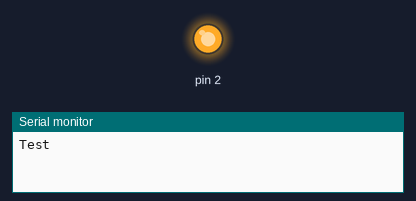
Simulated run of this sketch. Board: Arduino Uno, built with avr-gcc and run on an emulated ATmega328P. Parts: output pins drawn as LEDs (lit = HIGH), the last lines printed to the serial monitor.

Above: at 0.15 s.
At 35.8 s:
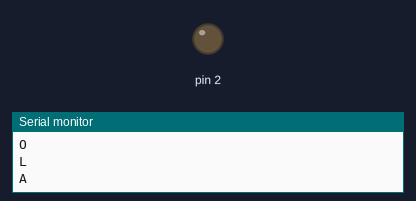
Timing chart, 0 to 36.9 s (numbered marks = the images above):
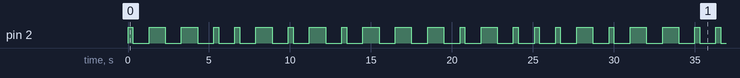

Measured:
- by itself, pin 2: moves between LOW and HIGH, repeating every 28.4 s
- by itself, everything shown: repeats every 28.4 s, in 34 steps

The sketch:

CodiceMorse.ino
```cpp
int spazioParole = 1800;

String lettere[26]  = {
  ".-", "-...", "-.-.", "-..", ".", "..-.", "--.", "....", "..", ".---", "-.-", ".-..", "--", "-.", "---", ".--.", "--.-", ".-.", "...", "-", "..-", "...-", ".--", "-..-", "-.--", "--.."};


void punto (){
  digitalWrite(2, HIGH);
  delay(300);
  digitalWrite(2, LOW);
  delay(1000);
}

void linea (){
  digitalWrite(2, HIGH);
  delay(1000);
  digitalWrite(2, LOW);
  delay(1000);
}

void setup() {
  Serial.begin(9600);
  Serial.println("Test");
  pinMode(2, OUTPUT);
}

void loop() {
  String parola = "parola";
  parola.toUpperCase();

  for (int j = 0; j < parola.length(); j++){
   char car = parola[j];
   int valAscii = (int)car -65;
    String carattere = lettere[valAscii];
    for (int i = 0; i < carattere.length(); i++){
      char segno = carattere.charAt(i);
      if (segno == '.') {
        punto();
      } else if (segno == '-') {
        linea();
      } else{
      }
    }
    Serial.println(car);
  }
}
```
